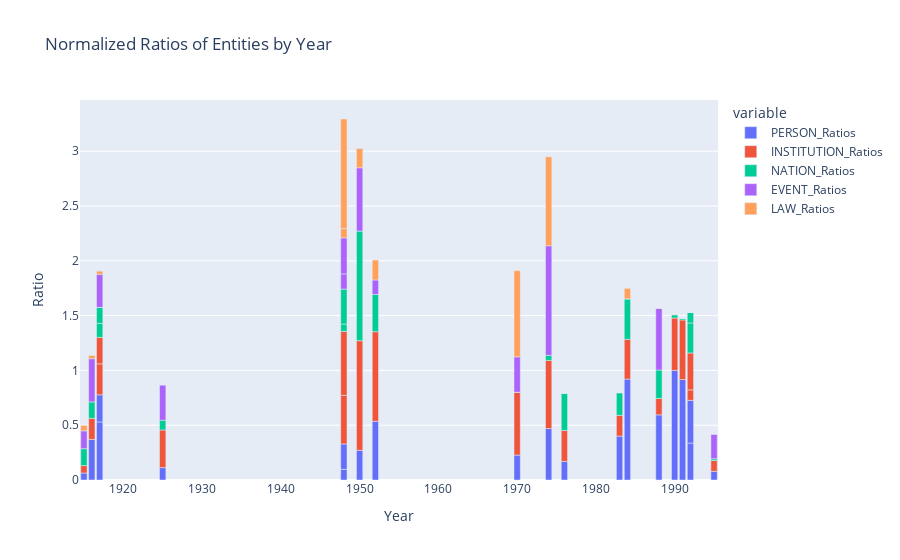

Source (notebook cell):
### Markdown cell above
The PERSON and  INSTITUTION entity types were mentioned in most speeches but varied across different speakers. Other entity types also highly mentioned. Speeches by Barbara Charline Jordan have a high emphasis on EVENT entities, highlighting her engagement with significant events. Speeches by Margaret Chase Smith have a high emphasis on NATION entities, suggesting that she might have been discussing topics related to nationalities and political groups. LAW entity mentioned frequently in speeched by Eleanor Roosevelt, Shirley Anita St. Hill Chisholm, and Barbara Charline Jordan, indicating their focus on legal issues.

### Code cell
fig = px.bar(ner_counts_df, x='Year', y=['PERSON_Ratios', 'INSTITUTION_Ratios', 'NATION_Ratios', 'EVENT_Ratios', 'LAW_Ratios'],
                labels={'Year': 'Year', 'value': 'Ratio'}, title='Normalized Ratios of Entities by Year')
fig.show()

### Figure 1 — Plotly figure (JSON) as saved in the notebook; plotly's stock layout.template omitted (floating-point values rounded to 4 significant figures)
{"data": [{"alignmentgroup": "True", "hovertemplate": "variable=PERSON_Ratios<br>Year=%{x}<br>Ratio=%{y}<extra></extra>", "legendgroup": "PERSON_Ratios", "marker": {"color": "#636efa", "pattern": {"shape": ""}}, "name": "PERSON_Ratios", "offsetgroup": "PERSON_Ratios", "orientation": "v", "showlegend": true, "textposition": "auto", "type": "bar", "x": [1976, 1974, 1915, 1995, 1988, 1950, 1990, 1992, 1948, 1984, 1917, 1916, 1991, 1917, 1992, 1925, 1983, 1952, 1970, 1948], "xaxis": "x", "y": [0.1696, 0.4693, 0.06376, 0.07891, 0.5942, 0.2711, 1, 0.3374, 0.09764, 0.921, 0.5296, 0.37, 0.9166, 0.2478, 0.3893, 0.1133, 0.4006, 0.5361, 0.2274, 0.2314], "yaxis": "y"}, {"alignmentgroup": "True", "hovertemplate": "variable=INSTITUTION_Ratios<br>Year=%{x}<br>Ratio=%{y}<extra></extra>", "legendgroup": "INSTITUTION_Ratios", "marker": {"color": "#EF553B", "pattern": {"shape": ""}}, "name": "INSTITUTION_Ratios", "offsetgroup": "INSTITUTION_Ratios", "orientation": "v", "showlegend": true, "textposition": "auto", "type": "bar", "x": [1976, 1974, 1915, 1995, 1988, 1950, 1990, 1992, 1948, 1984, 1917, 1916, 1991, 1917, 1992, 1925, 1983, 1952, 1970, 1948], "xaxis": "x", "y": [0.2824, 0.6215, 0.06754, 0.09952, 0.1499, 1, 0.4779, 0.09573, 0.4433, 0.3624, 0.2823, 0.1925, 0.5436, 0.2411, 0.3366, 0.343, 0.1895, 0.8171, 0.5735, 0.5836], "yaxis": "y"}, {"alignmentgroup": "True", "hovertemplate": "variable=NATION_Ratios<br>Year=%{x}<br>Ratio=%{y}<extra></extra>", "legendgroup": "NATION_Ratios", "marker": {"color": "#00cc96", "pattern": {"shape": ""}}, "name": "NATION_Ratios", "offsetgroup": "NATION_Ratios", "orientation": "v", "showlegend": true, "textposition": "auto", "type": "bar", "x": [1976, 1974, 1915, 1995, 1988, 1950, 1990, 1992, 1948, 1984, 1917, 1916, 1991, 1917, 1992, 1925, 1983, 1952, 1970, 1948], "xaxis": "x", "y": [0.3404, 0.04617, 0.1543, 0.01552, 0.2598, 1, 0.03106, 0.2738, 0.06723, 0.3696, 0.1279, 0.1501, 0.01462, 0.1463, 0.09847, 0.08918, 0.2069, 0.3393, 0, 0.3187], "yaxis": "y"}, {"alignmentgroup": "True", "hovertemplate": "variable=EVENT_Ratios<br>Year=%{x}<br>Ratio=%{y}<extra></extra>", "legendgroup": "EVENT_Ratios", "marker": {"color": "#ab63fa", "pattern": {"shape": ""}}, "name": "EVENT_Ratios", "offsetgroup": "EVENT_Ratios", "orientation": "v", "showlegend": true, "textposition": "auto", "type": "bar", "x": [1976, 1974, 1915, 1995, 1988, 1950, 1990, 1992, 1948, 1984, 1917, 1916, 1991, 1917, 1992, 1925, 1983, 1952, 1970, 1948], "xaxis": "x", "y": [0, 1, 0.163, 0.2242, 0.5627, 0.5776, 0, 0, 0.1387, 0, 0, 0.3942, 0, 0.3017, 0, 0.322, 0, 0.1324, 0.323, 0.3287], "yaxis": "y"}, {"alignmentgroup": "True", "hovertemplate": "variable=LAW_Ratios<br>Year=%{x}<br>Ratio=%{y}<extra></extra>", "legendgroup": "LAW_Ratios", "marker": {"color": "#FFA15A", "pattern": {"shape": ""}}, "name": "LAW_Ratios", "offsetgroup": "LAW_Ratios", "orientation": "v", "showlegend": true, "textposition": "auto", "type": "bar", "x": [1976, 1974, 1915, 1995, 1988, 1950, 1990, 1992, 1948, 1984, 1917, 1916, 1991, 1917, 1992, 1925, 1983, 1952, 1970, 1948], "xaxis": "x", "y": [0, 0.8113, 0.0496, 0, 0, 0.1757, 0, 0, 0.08439, 0.09552, 0.03121, 0.02998, 0, 0, 0, 0, 0, 0.1813, 0.7861, 1], "yaxis": "y"}], "layout": {"autosize": true, "barmode": "relative", "legend": {"title": {"text": "variable"}, "tracegroupgap": 0}, "title": {"text": "Normalized Ratios of Entities by Year"}, "xaxis": {"anchor": "y", "autorange": true, "domain": [0, 1], "range": [1914.0, 1996.0], "title": {"text": "Year"}, "type": "linear"}, "yaxis": {"anchor": "x", "autorange": true, "domain": [0, 1], "range": [0, 3.467], "title": {"text": "Ratio"}, "type": "linear"}}}
